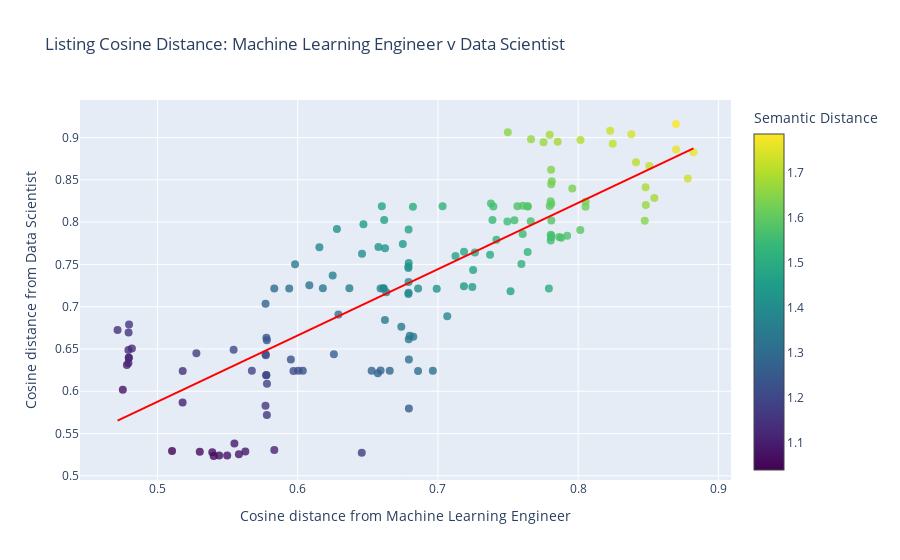

Notebook source saved alongside this figure:
### Code cell
import pandas as pd
import numpy as np
import plotly.graph_objects as go
from plotly.offline import plot
from sklearn.linear_model import LinearRegression

def update_plot(x, y):
    # Calculate the line of best fit
    model = LinearRegression()
    model.fit(x.reshape(-1, 1), y)
    y_pred = model.predict(x.reshape(-1, 1))

    # Sort x and y_pred based on x values
    sorted_indices = np.argsort(x)
    x_sorted = x[sorted_indices]
    y_pred_sorted = y_pred[sorted_indices]

    fig = go.Figure(data=[
        go.Scatter(
            x=x,
            y=y,
            mode='markers',
            marker=dict(
                size=8,
                color=x+y,  # set color to cluster values
                colorscale='Viridis',  # choose a colorscale
                opacity=0.8,
                colorbar=dict(title='Semantic Distance')
            ),
            text=distance_df['title']+' | '+distance_df['company_name'],  # this will set the hover text
            hoverinfo='text',
            name='Semantic Distance',
            showlegend=False  # Set showlegend to False for the scatter trace
        ),
        go.Scatter(
            x=x_sorted,
            y=y_pred_sorted,
            mode='lines',
            line=dict(color='red', width=2),
            name='Line of Best Fit',
            showlegend=False  # Set showlegend to False for the line trace
        )
    ])

    fig.update_layout(
        title=f'Listing Cosine Distance: {x_text} v {y_text}',
        xaxis_title=f'Cosine distance from {x_text}',
        yaxis_title=f'Cosine distance from {y_text}',
        hovermode='closest'
    )

    return fig

# Assuming df is your DataFrame and it has columns 'tsne-2d-one', 'tsne-2d-two' and 'title'
x = distance_df['x_dist'].values
y = distance_df['y_dist'].values

fig = update_plot(x, y)
fig.show()
config = {
    'displayModeBar': False,  # Remove the mode bar
    'showTips': False,        # Remove the tooltips
    # 'staticPlot': True        # Make the plot static (non-interactive)
}

plot(fig, filename='ml_vs_data_scientist.html', config=config)

### Figure 1 — Plotly figure (JSON) as saved in the notebook; plotly's stock layout.template omitted (floating-point values rounded to 4 significant figures; data arrays with more than 128 entries replaced by an {"elided": "..."} marker saying what was removed)
{"data": [{"hoverinfo": "text", "marker": {"color": {"elided": "147 float values"}, "colorbar": {"title": {"text": "Semantic Distance"}}, "colorscale": [[0, "#440154"], [0.1111, "#482878"], [0.2222, "#3e4989"], [0.3333, "#31688e"], [0.4444, "#26828e"], [0.5556, "#1f9e89"], [0.6667, "#35b779"], [0.7778, "#6ece58"], [0.8889, "#b5de2b"], [1, "#fde725"]], "opacity": 0.8, "size": 8}, "mode": "markers", "name": "Semantic Distance", "showlegend": false, "text": {"elided": "147 str values"}, "type": "scatter", "x": {"elided": "147 float values"}, "y": {"elided": "147 float values"}}, {"line": {"color": "red", "width": 2}, "mode": "lines", "name": "Line of Best Fit", "showlegend": false, "type": "scatter", "x": {"elided": "147 float values"}, "y": {"elided": "147 float values"}}], "layout": {"hovermode": "closest", "title": {"text": "Listing Cosine Distance: Machine Learning Engineer v Data Scientist"}, "xaxis": {"title": {"text": "Cosine distance from Machine Learning Engineer"}}, "yaxis": {"title": {"text": "Cosine distance from Data Scientist"}}}}
